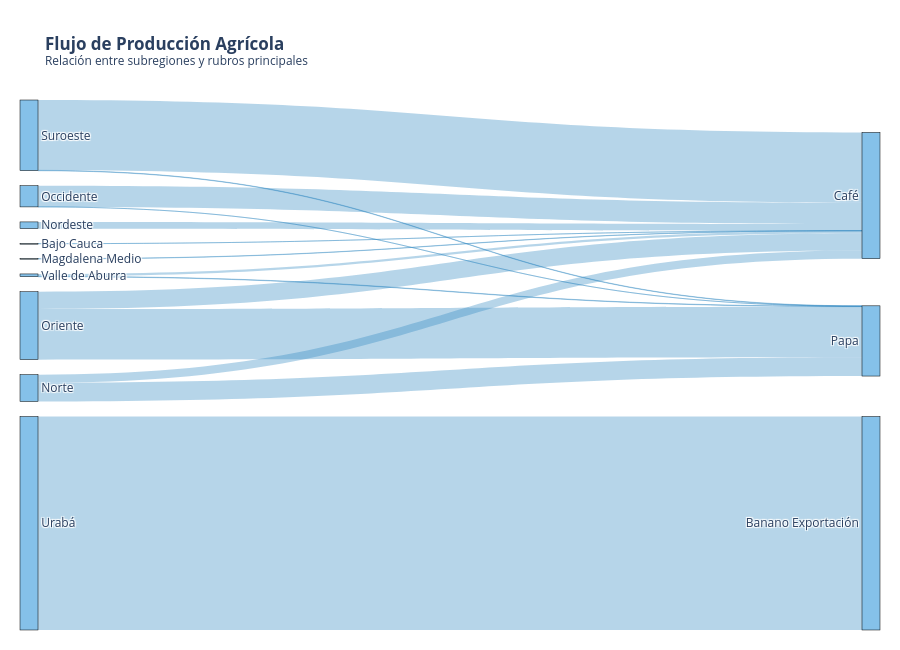

Write notebook code for a chart like this one.
### Code cell
fig = func.top_rubro_subregion(df_completo)
fig.show()

### Figure 1 — Plotly figure (JSON) as saved in the notebook; plotly's stock layout.template omitted (floating-point values rounded to 4 significant figures)
{"data": [{"link": {"color": "rgba(46,134,193,0.35)", "source": [0, 1, 2, 3, 3, 4, 4, 5, 5, 6, 6, 7, 8, 8], "target": [9, 9, 9, 9, 10, 9, 10, 9, 10, 9, 10, 11, 9, 10], "value": [133.0, 10230.0, 264700.0, 318000.0, 734500.0, 828100.0, 607.0, 675700.0, 1982000.0, 2754000.0, 15720.0, 8358000.0, 93470.0, 16440.0]}, "node": {"color": "#85C1E9", "label": ["Bajo Cauca", "Magdalena Medio", "Nordeste", "Norte", "Occidente", "Oriente", "Suroeste", "Urabá", "Valle de Aburra", "Café", "Papa", "Banano Exportación"], "line": {"color": "black", "width": 0.5}, "pad": 15, "thickness": 18}, "type": "sankey"}], "layout": {"font": {"size": 12}, "height": 650, "margin": {"b": 20, "l": 20, "r": 20, "t": 100}, "title": {"text": "<b>Flujo de Producción Agrícola</b><br><sup>Relación entre subregiones y rubros principales</sup>"}}}
